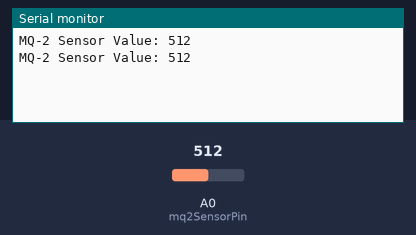
Simulated run of this sketch. Board: Arduino Uno, built with avr-gcc and run on an emulated ATmega328P. On the bench: the last lines printed to the serial monitor. The inputs (shaded band) are chosen by the test bench; at power-on: A0 (mq2SensorPin) = 512.

Above: at 1.8 s.
1.9 s: A0 (mq2SensorPin) set to 716
At 2.8 s:
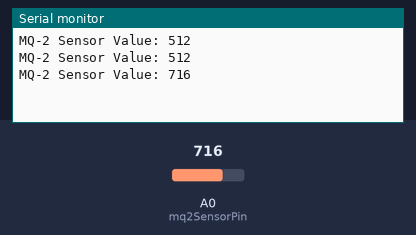
3.4 s: A0 (mq2SensorPin) set to 900
At 4.7 s:
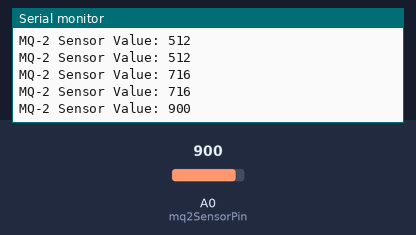
Timing chart, 0 to 6.4 s (numbered marks = the images above; inputs shaded):
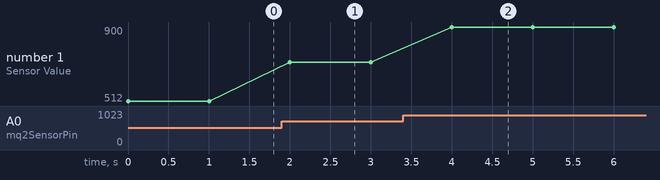

The sketch:

sketch_apr12a.ino
```cpp
// Define the pin where the MQ-2 sensor is connected
const int mq2SensorPin = A0;

void setup() {
  // Initialize Serial communication at a baud rate of 9600
  // This is also used for Bluetooth communication with the HC-05 module
  Serial.begin(9600);
}

void loop() {
  // Read the sensor value from the MQ-2 gas sensor
  int sensorValue = analogRead(mq2SensorPin);

  // Send the raw sensor value over Bluetooth
  Serial.print("MQ-2 Sensor Value: ");
  Serial.println(sensorValue);

  // Delay before the next reading
  delay(1000); // Delay of 1 second
}
```

Measured:
- after the input at 1.9 s, the serial monitor: prints a new line after 0.10 s (image 1)
- after the input at 3.4 s, the serial monitor: prints a new line after 0.60 s (image 2)
- plotted number 1: 512 → 716 after the input at 1.9 s, 716 → 900 after the input at 3.4 s
